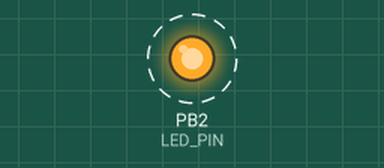
Bench run of a program on a simulated ATmega328P, built with avr-gcc and emulated at 8 MHz. Parts: output pins drawn as LEDs (lit = HIGH). Dashed ring = blinking.

Above: at 0.12 s.
Timing chart, 0 to 3.0 s (numbered marks = the images above):
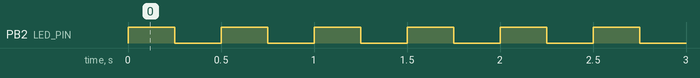

Measured:
- by itself, PB2 (LED_PIN): alternates HIGH for 0.25 s and LOW for 0.25 s

The program:

main.c
```c
/*
	1) toggle LED light on
	2) delay 0.25s
	3) toggle LED light off
	4) delay 0.25s
	5) repeat
*/

#define F_CPU 8000000UL
#include <avr/io.h>
#include <util/delay.h>

#define LEDPORT PORTB
#define LED_PIN PORTB2
#define LED_DDR DDRB

int main(void)
{
	LED_DDR |= (1 << LED_PIN);	// Set LED to output
	LEDPORT &= ~(1 << LED_PIN);	// Initial state of OFF

	while (1)	// Loops forever
	{
		LEDPORT |= (1 << LED_PIN);	// turn LED on
		_delay_ms(250);	// 0.25 sec delay
		LEDPORT &= ~(1 << LED_PIN);	// turn LED off
		_delay_ms(250);	// 0.25 sec delay
	}
}
```
